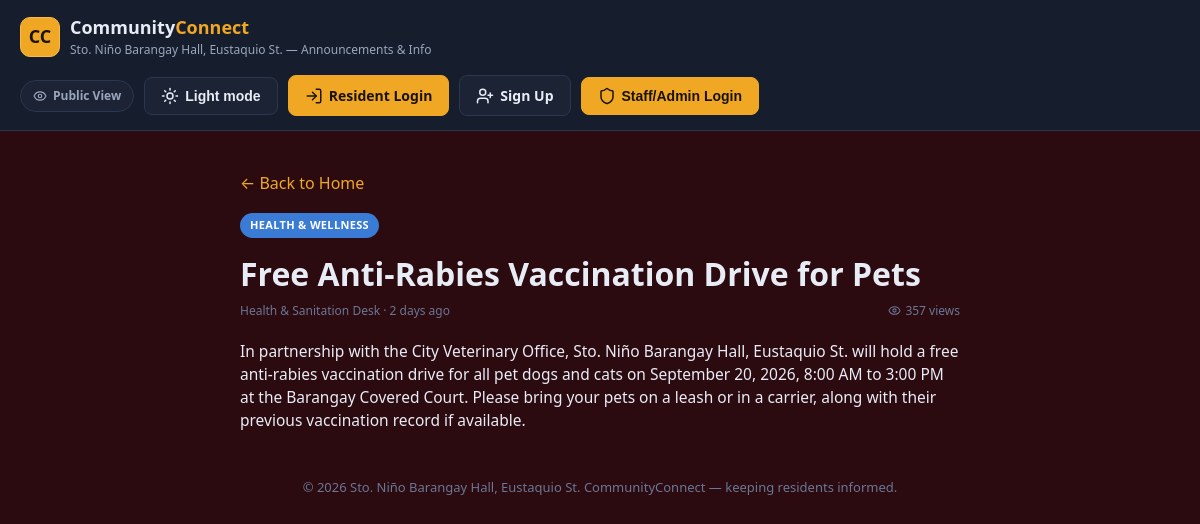
The page /announcement.php?id=2&from=index.php on the database its author committed.
### tables this page shows
CREATE TABLE announcements (
    id INT AUTO_INCREMENT PRIMARY KEY,
    title VARCHAR(200) NOT NULL,
    category VARCHAR(50) NOT NULL,
    short_description VARCHAR(300) NOT NULL,
    content TEXT NOT NULL,
    desk_name VARCHAR(100) NOT NULL DEFAULT 'Barangay Office',
    image_path VARCHAR(255) DEFAULT NULL,
    views INT NOT NULL DEFAULT 0,
    is_urgent TINYINT(1) NOT NULL DEFAULT 0,
    is_trending TINYINT(1) NOT NULL DEFAULT 0,
    is_recommended TINYINT(1) NOT NULL DEFAULT 0,
    created_at DATETIME NOT NULL DEFAULT CURRENT_TIMESTAMP
);

### public/announcement.php (the view, shortened to what this page needs)
<?php
require_once __DIR__ . '/includes/functions.php';
$backPages = [
    'category.php' => 'Browse by Category',
    'index.php' => 'Home',
];
$from = $_GET['from'] ?? 'index.php';
$backLabel = $backPages[$from];
$id = (int)($_GET['id'] ?? 0);
$stmt = $pdo->prepare("SELECT * FROM announcements WHERE id = ?");
$stmt->execute([$id]);
$a = $stmt->fetch();
$a['views']++;
?>
<!DOCTYPE html>
<html lang="en" data-theme="dark">
<head>
    <link rel="stylesheet" href="assets/css/style.css">
</head>
<body>
<?php include __DIR__ . '/includes/header.php'; ?>
<main class="container" style="max-width: 760px; padding-top: 24px;">
    <p><a href="<?= e($from) ?>">&larr; Back to <?= e($backLabel) ?></a></p>
    <?php render_category_tag($a['category']); ?>
    <h1 style="margin: 12px 0 4px;"><?= e($a['title']) ?></h1>
    <div class="card-meta" style="border:none; padding:0; margin-bottom: 20px;">
        <span><?= e($a['desk_name']) ?> &middot; <?= time_ago($a['created_at']) ?></span>
        <span class="views"><?php icon('eye'); ?> <?= (int)$a['views'] ?> views</span>
    </div>
    <p style="font-size: 15.5px; color: var(--text);"><?= nl2br(e($a['content'])) ?></p>
</main>
<?php include __DIR__ . '/includes/footer.php'; ?>
</body>
</html>

### public/includes/functions.php (shortened to what this page needs)
<?php
require_once __DIR__ . '/../../config/db.php';
function get_category_color(string $categoryName): string
{
    global $pdo;
    static $map = null;
    if ($map === null) {
        $map = [];
        foreach ($pdo->query("SELECT name, color FROM categories") as $row) {
            $map[$row['name']] = $row['color'];
        }
    }
    return $map[$categoryName] ?? DEFAULT_CATEGORY_COLOR;
}
function render_category_tag(string $categoryName): void
{
    $color = get_category_color($categoryName);
    ?><span class="tag" style="background: <?= e($color) ?>;"><?= e($categoryName) ?></span><?php
}
function e(?string $value): string
{
    return htmlspecialchars($value ?? '', ENT_QUOTES, 'UTF-8');
}
function icon(string $name, string $class = ''): void
{
    $classAttr = $class !== '' ? ' class="' . e($class) . ' icon"' : ' class="icon"';
    echo '<i data-lucide="' . e($name) . '"' . $classAttr . '></i>';
}
function time_ago(string $datetime): string
{
    $diff = time() - strtotime($datetime);
    $mins = floor($diff / 60);
    $hours = floor($diff / 3600);
    $days = floor($diff / 86400);
    if ($days < 30) {
        return $days . ' days ago';
    }
    $months = floor($days / 30);
    return $months . ' month' . ($months > 1 ? 's' : '') . ' ago';
}
    ?>

### public/assets/css/style.css (style rules this page uses)
:root { --bg: #2b0a10; --bg-elevated: #161d2c; --surface: #1b2334; --surface-hover: #212b40; --border: #2b3650; --text: #e8ecf5; --text-muted: #9aa6bd; --text-faint: #6b7794; --accent: #f0a824; --accent-hover: #f7bb4c; --accent-text: #1a1200; --accent-rgb: 240, 168, 36; --success: #35c48f; --success-rgb: 53, 196, 143; --danger: #ff6b6b; --danger-rgb: 255, 107, 107; --accent-purple: #a78bfa; --accent-purple-rgb: 167, 139, 250; --accent-orange: #ffa94d; --accent-orange-rgb: 255, 169, 77; --shadow: 0 8px 24px rgba(0, 0, 0, 0.35); --shadow-soft: 0 10px 30px rgba(0, 0, 0, 0.28); --radius: 12px; --radius-sm: 8px; --radius-lg: 18px; --navy: #0f172a; --navy-rgb: 15, 23, 42; }
* { box-sizing: border-box; }
.icon { display: inline-block; width: 18px; height: 18px; stroke-width: 2; flex-shrink: 0; vertical-align: middle; }
.badge-public .icon, .section-title .icon { width: 14px; height: 14px; }
html, body { margin: 0; padding: 0; background-color: var(--bg); color: var(--text); }
body { font-family: "Segoe UI", Roboto, -apple-system, BlinkMacSystemFont, sans-serif; line-height: 1.5; transition: background 0.2s ease, color 0.2s ease; }
a { color: var(--accent); text-decoration: none; }
.container { max-width: 1180px; margin: 0 auto; padding: 0 20px; }
.theme-icon-sun, .theme-icon-moon { display: none; }
:root[data-theme="dark"] .theme-icon-sun { display: inline-block; }
.tag { display: inline-block; align-self: flex-start; font-size: 11px; font-weight: 700; text-transform: uppercase; letter-spacing: 0.03em; padding: 4px 10px; border-radius: 999px; color: #fff; background: var(--accent); }
.card-meta { display: flex; align-items: center; justify-content: space-between; font-size: 12px; color: var(--text-faint); margin-top: 4px; padding-top: 8px; border-top: 1px solid var(--border); }
.card-meta span { display: inline-flex; align-items: center; gap: 4px; }
.card-meta .icon { width: 13px; height: 13px; }

### rows shown on the page
announcements: category "HEALTH & WELLNESS", title "Free Anti-Rabies Vaccination Drive for Pets", desk_name "Health & Sanitation Desk", created_at "2 days ago", content "In partnership with the City Veterinary Office, Sto. Niño Barangay Hall, Eustaquio St. will hold a free anti-rabies vaccination drive for all pet dogs and cats on September 20, 2026, 8:00 AM to 3:00 PM at the Barangay Covered Court. Please bring your pets on a leash or in a carrier, along with their previous vaccination record if available."

### other values the page prints
$backLabel "Home"
$a['views'] "357"
